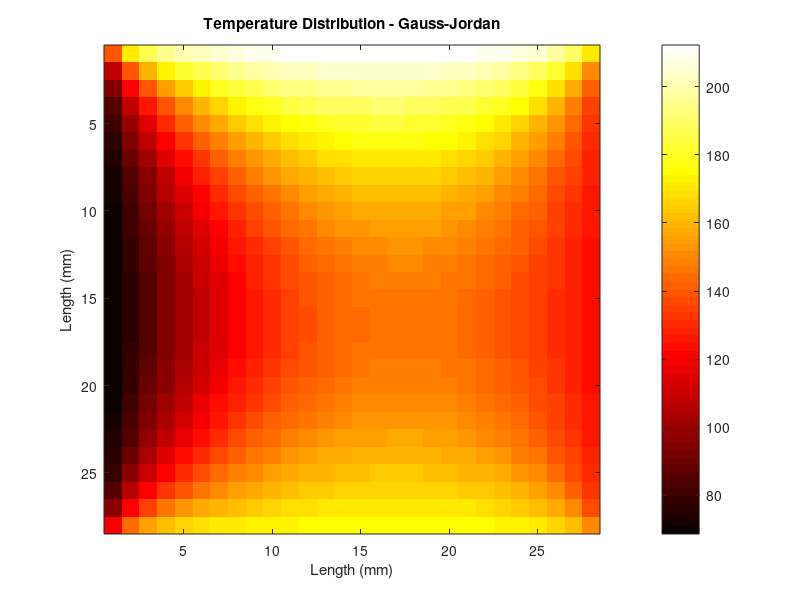
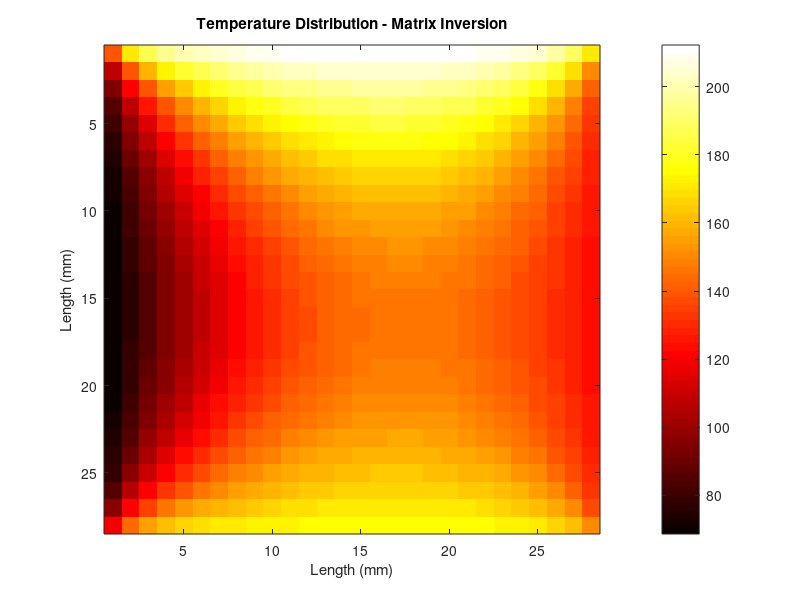

Reproduce these figures in MATLAB, in order.

%% HK
clear
clc

%% Inputs
intervalNumb = 30; % Number of Intervals
edgeTemperatures = [60 220 120 180]; % Edge Temperatures - Constant

%% Adjust Edge Temperatures
initialMatrix = zeros(intervalNumb,intervalNumb);
initialMatrix(1,:) = edgeTemperatures(1,1);
initialMatrix(:,1) = edgeTemperatures(1,2);
initialMatrix(intervalNumb,:) = edgeTemperatures(1,3);
initialMatrix(:,intervalNumb) = edgeTemperatures(1,4);

%% Constructing the System of Linear Equations and Solutions
inSqr = (intervalNumb-2)^2; 
augmentedCoefMatrix = zeros(inSqr,inSqr+1);
unknownValsIdx = zeros(size(initialMatrix));
unknownValsIdx(2:end-1,2:end-1) = ones(size(initialMatrix)-2);
unknownValsIdxVector = reshape(unknownValsIdx',1,intervalNumb^2);
tempUnknownValsIdx = zeros(size(unknownValsIdx));
tempSubMatrix = zeros(3,3,inSqr);
counter = 1;
for i=1:intervalNumb
    for j=1:intervalNumb
        if unknownValsIdx(i,j)==1
            tempUnknownValsIdx = zeros(size(unknownValsIdx));
            tempUnknownValsIdx(i,j)=4;
            if unknownValsIdx(i+1,j)==1
                tempUnknownValsIdx(i+1,j)=-1;
            end
            if unknownValsIdx(i-1,j)==1
                tempUnknownValsIdx(i-1,j)=-1;
            end
            if unknownValsIdx(i,j+1)==1
                tempUnknownValsIdx(i,j+1)=-1;
            end
            if unknownValsIdx(i,j-1)==1
                tempUnknownValsIdx(i,j-1)=-1;
            end
            tempUnknownValsIdx = tempUnknownValsIdx(2:end-1,2:end-1);
            tempRealUnknownIdxVect = reshape(transpose(tempUnknownValsIdx),1,length(tempUnknownValsIdx)^2);
            augmentedCoefMatrix(counter,1:inSqr) = tempRealUnknownIdxVect;
            counter = counter+1;
        end  
    end
end
constantVals = zeros(size(tempUnknownValsIdx));
constantVals(1,:) = constantVals(1,:) + edgeTemperatures(1,1);
constantVals(:,1) = constantVals(:,1) + edgeTemperatures(1,2);
constantVals(size(tempUnknownValsIdx),:) = constantVals(size(tempUnknownValsIdx),:) + edgeTemperatures(1,3);
constantVals(:,size(tempUnknownValsIdx)) = constantVals(:,size(tempUnknownValsIdx)) + edgeTemperatures(1,4);
constantVals = reshape(transpose(constantVals),1,length(constantVals)^2);

%% Gauss-Jordan Method
augmentedCoefMatrix(:,inSqr+1) =  transpose(constantVals);
augmentedCoefMatrixEchelon = rref(augmentedCoefMatrix); % Reduced Raw Echelon Form
xVals_1 = reshape(augmentedCoefMatrixEchelon(:,1+inSqr),intervalNumb-2,intervalNumb-2);
imagesc(xVals_1); 
colormap('hot'); colorbar; 
xlabel('Length (mm)'); ylabel('Length (mm)'); title('Temperature Distribution - Gauss-Jordan')

%% Matrix Inversion
coefMatrix = augmentedCoefMatrix(1:inSqr,1:inSqr);
constantVals = transpose(constantVals);
nonzeroDeterminant = any(det(coefMatrix));
if nonzeroDeterminant == 1
    fprintf('Determinant of coefficient matrix is nonzero.\nTherefore, inverse of coeffficient matrix exists.\n')
    xVals_2 = coefMatrix\constantVals;
    xVals_2 = reshape(xVals_2,intervalNumb-2,intervalNumb-2);
    figure
    imagesc(xVals_2); 
    colormap('hot'); colorbar; 
    xlabel('Length (mm)'); ylabel('Length (mm)'); title('Temperature Distribution - Matrix Inversion')
end
